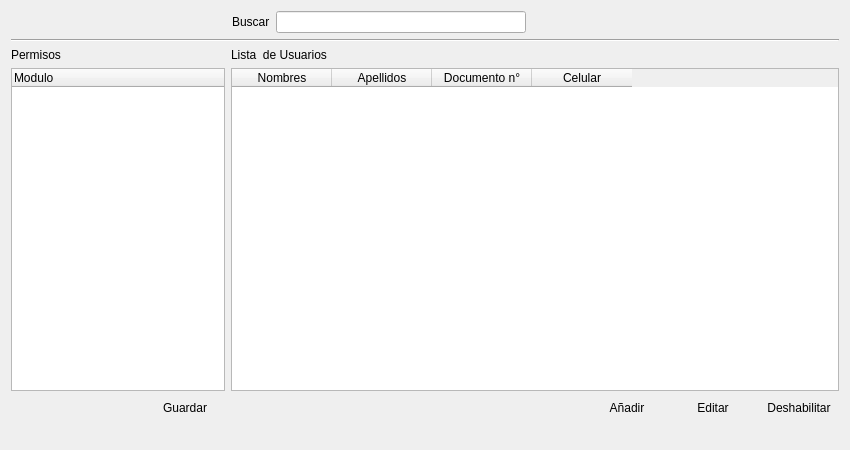
<?xml version="1.0" encoding="UTF-8"?>
<ui version="4.0">
 <class>Form</class>
 <widget class="QWidget" name="Form">
  <property name="geometry">
   <rect>
    <x>0</x>
    <y>0</y>
    <width>850</width>
    <height>450</height>
   </rect>
  </property>
  <property name="windowTitle">
   <string>Form</string>
  </property>
  <layout class="QGridLayout" name="gridLayout_13">
   <item row="0" column="0">
    <layout class="QGridLayout" name="gridLayout_12">
     <item row="0" column="0">
      <layout class="QGridLayout" name="gridLayout_11">
       <item row="0" column="0">
        <spacer name="horizontalSpacer_5">
         <property name="orientation">
          <enum>Qt::Horizontal</enum>
         </property>
         <property name="sizeHint" stdset="0">
          <size>
           <width>40</width>
           <height>20</height>
          </size>
         </property>
        </spacer>
       </item>
       <item row="0" column="1">
        <layout class="QGridLayout" name="gridLayout_10">
         <item row="0" column="0">
          <widget class="QLabel" name="label_3">
           <property name="text">
            <string>Buscar</string>
           </property>
          </widget>
         </item>
         <item row="0" column="1">
          <widget class="QLineEdit" name="lineEdit">
           <property name="minimumSize">
            <size>
             <width>250</width>
             <height>0</height>
            </size>
           </property>
           <property name="maximumSize">
            <size>
             <width>250</width>
             <height>16777215</height>
            </size>
           </property>
          </widget>
         </item>
         <item row="0" column="2">
          <widget class="QPushButton" name="pushButton_5">
           <property name="text">
            <string/>
           </property>
           <property name="icon">
            <iconset resource="Icons/Icons.qrc">
             <normaloff>:/new/Icons/1349716430_zoom.png</normaloff>:/new/Icons/1349716430_zoom.png</iconset>
           </property>
           <property name="flat">
            <bool>true</bool>
           </property>
          </widget>
         </item>
         <item row="0" column="3">
          <widget class="QPushButton" name="pushButton_6">
           <property name="text">
            <string/>
           </property>
           <property name="icon">
            <iconset resource="Icons/Icons.qrc">
             <normaloff>:/new/Icons/1349716435_cog.png</normaloff>:/new/Icons/1349716435_cog.png</iconset>
           </property>
           <property name="flat">
            <bool>true</bool>
           </property>
          </widget>
         </item>
        </layout>
       </item>
       <item row="0" column="2">
        <spacer name="horizontalSpacer_6">
         <property name="orientation">
          <enum>Qt::Horizontal</enum>
         </property>
         <property name="sizeHint" stdset="0">
          <size>
           <width>40</width>
           <height>20</height>
          </size>
         </property>
        </spacer>
       </item>
      </layout>
     </item>
     <item row="1" column="0">
      <widget class="Line" name="line">
       <property name="orientation">
        <enum>Qt::Horizontal</enum>
       </property>
      </widget>
     </item>
     <item row="2" column="0">
      <layout class="QGridLayout" name="gridLayout_9">
       <item row="0" column="0">
        <layout class="QGridLayout" name="gridLayout_7">
         <item row="0" column="0">
          <layout class="QGridLayout" name="gridLayout_6">
           <item row="0" column="0">
            <layout class="QGridLayout" name="gridLayout_3">
             <item row="0" column="0">
              <widget class="QLabel" name="label">
               <property name="sizePolicy">
                <sizepolicy hsizetype="Fixed" vsizetype="Preferred">
                 <horstretch>0</horstretch>
                 <verstretch>0</verstretch>
                </sizepolicy>
               </property>
               <property name="text">
                <string>Permisos </string>
               </property>
              </widget>
             </item>
             <item row="1" column="0">
              <widget class="QTreeWidget" name="treeWidget">
               <property name="minimumSize">
                <size>
                 <width>0</width>
                 <height>0</height>
                </size>
               </property>
               <property name="maximumSize">
                <size>
                 <width>16777215</width>
                 <height>16777215</height>
                </size>
               </property>
               <column>
                <property name="text">
                 <string>Modulo</string>
                </property>
               </column>
              </widget>
             </item>
            </layout>
           </item>
           <item row="1" column="0">
            <layout class="QGridLayout" name="gridLayout_4">
             <item row="0" column="0">
              <spacer name="horizontalSpacer">
               <property name="orientation">
                <enum>Qt::Horizontal</enum>
               </property>
               <property name="sizeHint" stdset="0">
                <size>
                 <width>40</width>
                 <height>20</height>
                </size>
               </property>
              </spacer>
             </item>
             <item row="0" column="1">
              <widget class="QPushButton" name="pushButton_4">
               <property name="sizePolicy">
                <sizepolicy hsizetype="Fixed" vsizetype="Fixed">
                 <horstretch>0</horstretch>
                 <verstretch>0</verstretch>
                </sizepolicy>
               </property>
               <property name="text">
                <string>Guardar</string>
               </property>
               <property name="icon">
                <iconset resource="Icons/Icons.qrc">
                 <normaloff>:/new/Icons/1349716356_save.png</normaloff>:/new/Icons/1349716356_save.png</iconset>
               </property>
               <property name="flat">
                <bool>true</bool>
               </property>
              </widget>
             </item>
            </layout>
           </item>
          </layout>
         </item>
         <item row="1" column="0">
          <spacer name="horizontalSpacer_3">
           <property name="orientation">
            <enum>Qt::Horizontal</enum>
           </property>
           <property name="sizeType">
            <enum>QSizePolicy::Fixed</enum>
           </property>
           <property name="sizeHint" stdset="0">
            <size>
             <width>200</width>
             <height>20</height>
            </size>
           </property>
          </spacer>
         </item>
        </layout>
       </item>
       <item row="0" column="1">
        <layout class="QGridLayout" name="gridLayout_8">
         <item row="0" column="0">
          <layout class="QGridLayout" name="gridLayout_5">
           <item row="0" column="0">
            <layout class="QGridLayout" name="gridLayout_2">
             <item row="0" column="0">
              <widget class="QLabel" name="label_2">
               <property name="sizePolicy">
                <sizepolicy hsizetype="Fixed" vsizetype="Preferred">
                 <horstretch>0</horstretch>
                 <verstretch>0</verstretch>
                </sizepolicy>
               </property>
               <property name="text">
                <string>Lista  de Usuarios</string>
               </property>
              </widget>
             </item>
             <item row="1" column="0">
              <widget class="QTableWidget" name="tableWidget">
               <column>
                <property name="text">
                 <string>Nombres</string>
                </property>
               </column>
               <column>
                <property name="text">
                 <string>Apellidos</string>
                </property>
               </column>
               <column>
                <property name="text">
                 <string>Documento n°</string>
                </property>
               </column>
               <column>
                <property name="text">
                 <string>Celular</string>
                </property>
               </column>
              </widget>
             </item>
            </layout>
           </item>
           <item row="1" column="0">
            <layout class="QGridLayout" name="gridLayout">
             <item row="0" column="0">
              <spacer name="horizontalSpacer_2">
               <property name="orientation">
                <enum>Qt::Horizontal</enum>
               </property>
               <property name="sizeHint" stdset="0">
                <size>
                 <width>40</width>
                 <height>20</height>
                </size>
               </property>
              </spacer>
             </item>
             <item row="0" column="1">
              <widget class="QPushButton" name="pushButton">
               <property name="sizePolicy">
                <sizepolicy hsizetype="Fixed" vsizetype="Fixed">
                 <horstretch>0</horstretch>
                 <verstretch>0</verstretch>
                </sizepolicy>
               </property>
               <property name="text">
                <string>Añadir</string>
               </property>
               <property name="icon">
                <iconset resource="Icons/Icons.qrc">
                 <normaloff>:/new/Icons/1349716423_sq_plus.png</normaloff>:/new/Icons/1349716423_sq_plus.png</iconset>
               </property>
               <property name="flat">
                <bool>true</bool>
               </property>
              </widget>
             </item>
             <item row="0" column="2">
              <widget class="QPushButton" name="pushButton_2">
               <property name="sizePolicy">
                <sizepolicy hsizetype="Fixed" vsizetype="Fixed">
                 <horstretch>0</horstretch>
                 <verstretch>0</verstretch>
                </sizepolicy>
               </property>
               <property name="text">
                <string>Editar</string>
               </property>
               <property name="icon">
                <iconset resource="Icons/Icons.qrc">
                 <normaloff>:/new/Icons/1349716425_doc_edit.png</normaloff>:/new/Icons/1349716425_doc_edit.png</iconset>
               </property>
               <property name="flat">
                <bool>true</bool>
               </property>
              </widget>
             </item>
             <item row="0" column="3">
              <widget class="QPushButton" name="pushButton_3">
               <property name="sizePolicy">
                <sizepolicy hsizetype="Fixed" vsizetype="Fixed">
                 <horstretch>0</horstretch>
                 <verstretch>0</verstretch>
                </sizepolicy>
               </property>
               <property name="text">
                <string>Deshabilitar</string>
               </property>
               <property name="icon">
                <iconset resource="Icons/Icons.qrc">
                 <normaloff>:/new/Icons/1349716432_round_minus.png</normaloff>:/new/Icons/1349716432_round_minus.png</iconset>
               </property>
               <property name="flat">
                <bool>true</bool>
               </property>
              </widget>
             </item>
            </layout>
           </item>
          </layout>
         </item>
         <item row="1" column="0">
          <spacer name="horizontalSpacer_4">
           <property name="orientation">
            <enum>Qt::Horizontal</enum>
           </property>
           <property name="sizeHint" stdset="0">
            <size>
             <width>650</width>
             <height>20</height>
            </size>
           </property>
          </spacer>
         </item>
        </layout>
       </item>
      </layout>
     </item>
    </layout>
   </item>
  </layout>
 </widget>
 <resources>
  <include location="Icons/Icons.qrc"/>
 </resources>
 <connections/>
</ui>
